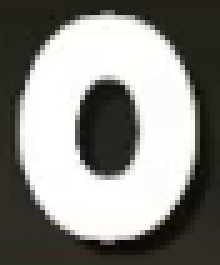
#> input picture images/timestamps/0.png, 44 x 53 px (shown 5 times larger); its folder holds only this picture in this run
$ python autocrop.py
#> lines starting #> are read from the running program, lines starting #| are printed output that depends on the picture; after the words box and inside, x2 and y2 are one past the last pixel; in counts of white or black regions, pixels touching at a corner belong together
import cv2
import numpy as np
import os

def auto_crop_template(image_path, output_path, padding=2):
    """Automatically crop template to content with minimal padding"""
#> called with image_path = 'images/timestamps/0.png', output_path = 'images/timestamps/cropped/0.png', padding = 2
    # Load image
    img = cv2.imread(image_path, cv2.IMREAD_UNCHANGED)
#> img is the input picture: shape (53, 44, 4); mean B, G, R, A 132.5, 136.5, 138.3, 255

    if img is None:
        print(f"Could not load {image_path}")
        return

    print(f"\nProcessing {image_path}")
    print(f"  Original shape: {img.shape}")
#|   Original shape: (53, 44, 4)

    # Convert to grayscale
    if len(img.shape) == 3:
        if img.shape[2] == 4:  # Has alpha channel
            gray = cv2.cvtColor(img[:, :, :3], cv2.COLOR_BGR2GRAY)
        else:
            gray = cv2.cvtColor(img, cv2.COLOR_BGR2GRAY)
    else:
        gray = img

    # Apply SAME threshold as we use for detection
    _, thresh = cv2.threshold(gray, 200, 255, cv2.THRESH_BINARY)
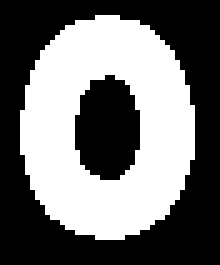
#> thresh: shape (53, 44) (shown 5 times larger); 44.3% white; 1 white region

    # DEBUG: Show the result
    cv2.imshow('Original', gray)
    cv2.imshow('Thresholded', thresh)
    cv2.waitKey(0)

    # Find contours of the content
    contours, _ = cv2.findContours(thresh, cv2.RETR_EXTERNAL, cv2.CHAIN_APPROX_SIMPLE)
#> contours = 1 contour; box (x1, y1, x2, y2) and area: (4, 3, 39, 48) 1190

    print(f"  Found {len(contours)} contours")
#|   Found 1 contours

    if not contours:
        print(f"No content found in {image_path}")
        return

    # Get bounding box of all content
    x, y, w, h = cv2.boundingRect(np.vstack(contours))
#> x = 4; y = 3; w = 35; h = 45
    print(f"  Bounding box: x={x}, y={y}, w={w}, h={h}")
#|   Bounding box: x=4, y=3, w=35, h=45

    # Add padding
    x = max(0, x - padding)
#> x = 2
    y = max(0, y - padding)
#> y = 1
    w = min(thresh.shape[1] - x, w + 2 * padding)
#> w = 39
    h = min(thresh.shape[0] - y, h + 2 * padding)
#> h = 49

    print(f"  After padding: x={x}, y={y}, w={w}, h={h}")
#|   After padding: x=2, y=1, w=39, h=49

    # Crop the THRESHOLDED image (not original gray)
    cropped = thresh[y:y+h, x:x+w]
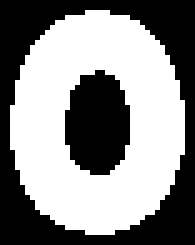
#> cropped: shape (49, 39) (shown 5 times larger); 54.1% white; 2 black regions, box (x1, y1, x2, y2) and area: (0, 0, 39, 49) 663, (13, 14, 26, 35) 215

    # Save
    cv2.imwrite(output_path, cropped)
    print(f"Saved to {output_path} (size: {w}x{h})")
#| Saved to images/timestamps/cropped/0.png (size: 39x49)

# Process all digit templates
os.makedirs('images/timestamps/cropped', exist_ok=True)

for i in range(10):
    auto_crop_template(f'images/timestamps/{i}.png', f'images/timestamps/cropped/{i}.png')

auto_crop_template('images/timestamps/colon.png', 'images/timestamps/cropped/colon.png')
auto_crop_template('images/timestamps/period.png', 'images/timestamps/cropped/period.png')

cv2.destroyAllWindows()
print("\nDone! Check the 'cropped' folder for results.")
